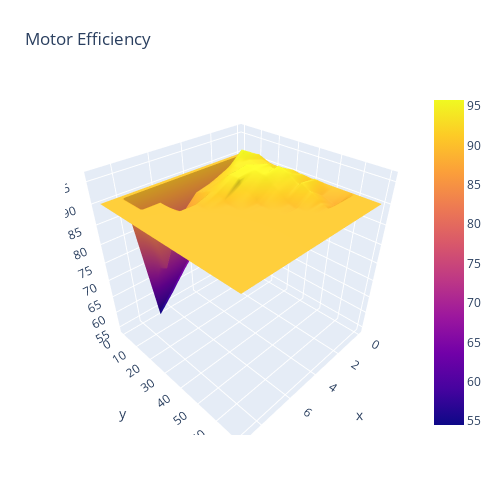

The notebook cell saved with this chart:
### Code cell
fig1 = go.Figure(data=[go.Surface(z=mtr_eff_arr)])
fig1.update_layout(title='Motor Efficiency', autosize=False,
                  width=500, height=500,
                  margin=dict(l=65, r=50, b=65, t=90))

fig1.show()

### Figure 1 — Plotly figure (JSON) as saved in the notebook; plotly's stock layout.template omitted (floating-point values rounded to 4 significant figures; data arrays with more than 128 entries replaced by an {"elided": "..."} marker saying what was removed)
{"data": [{"type": "surface", "z": {"elided": "71x10 float values"}}], "layout": {"autosize": false, "height": 500, "margin": {"b": 65, "l": 65, "r": 50, "t": 90}, "title": {"text": "Motor Efficiency"}, "width": 500}}
